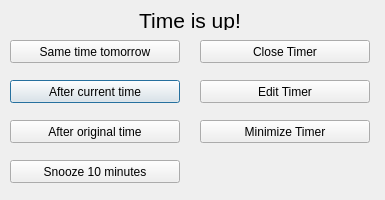
<?xml version="1.0" encoding="UTF-8"?>
<ui version="4.0">
 <class>TimeIsUpDialog</class>
 <widget class="QDialog" name="TimeIsUpDialog">
  <property name="geometry">
   <rect>
    <x>0</x>
    <y>0</y>
    <width>385</width>
    <height>200</height>
   </rect>
  </property>
  <property name="windowTitle">
   <string>Dialog</string>
  </property>
  <widget class="QLabel" name="label">
   <property name="geometry">
    <rect>
     <x>40</x>
     <y>10</y>
     <width>300</width>
     <height>20</height>
    </rect>
   </property>
   <property name="font">
    <font>
     <pointsize>16</pointsize>
    </font>
   </property>
   <property name="text">
    <string>Time is up!</string>
   </property>
   <property name="textFormat">
    <enum>Qt::AutoText</enum>
   </property>
   <property name="alignment">
    <set>Qt::AlignCenter</set>
   </property>
  </widget>
  <widget class="QPushButton" name="RestartAfterFinishedButton">
   <property name="geometry">
    <rect>
     <x>10</x>
     <y>120</y>
     <width>170</width>
     <height>23</height>
    </rect>
   </property>
   <property name="text">
    <string>After original time</string>
   </property>
  </widget>
  <widget class="QPushButton" name="RestartAfterCurrentTimeButton">
   <property name="geometry">
    <rect>
     <x>10</x>
     <y>80</y>
     <width>170</width>
     <height>23</height>
    </rect>
   </property>
   <property name="text">
    <string>After current time</string>
   </property>
   <property name="default">
    <bool>true</bool>
   </property>
  </widget>
  <widget class="QPushButton" name="CloseTimerButton">
   <property name="enabled">
    <bool>true</bool>
   </property>
   <property name="geometry">
    <rect>
     <x>200</x>
     <y>40</y>
     <width>170</width>
     <height>23</height>
    </rect>
   </property>
   <property name="text">
    <string>Close Timer</string>
   </property>
   <property name="flat">
    <bool>false</bool>
   </property>
  </widget>
  <widget class="QPushButton" name="MinimizeTimerButton">
   <property name="enabled">
    <bool>true</bool>
   </property>
   <property name="geometry">
    <rect>
     <x>200</x>
     <y>120</y>
     <width>170</width>
     <height>23</height>
    </rect>
   </property>
   <property name="text">
    <string>Minimize Timer</string>
   </property>
  </widget>
  <widget class="QPushButton" name="RestartNextDayButton">
   <property name="geometry">
    <rect>
     <x>10</x>
     <y>40</y>
     <width>170</width>
     <height>23</height>
    </rect>
   </property>
   <property name="text">
    <string>Same time tomorrow</string>
   </property>
  </widget>
  <widget class="QPushButton" name="EditTimerButton">
   <property name="enabled">
    <bool>true</bool>
   </property>
   <property name="geometry">
    <rect>
     <x>200</x>
     <y>80</y>
     <width>170</width>
     <height>23</height>
    </rect>
   </property>
   <property name="text">
    <string>Edit Timer</string>
   </property>
  </widget>
  <widget class="QPushButton" name="Snooze">
   <property name="geometry">
    <rect>
     <x>10</x>
     <y>160</y>
     <width>170</width>
     <height>23</height>
    </rect>
   </property>
   <property name="text">
    <string>Snooze 10 minutes</string>
   </property>
  </widget>
 </widget>
 <tabstops>
  <tabstop>RestartNextDayButton</tabstop>
  <tabstop>CloseTimerButton</tabstop>
  <tabstop>RestartAfterCurrentTimeButton</tabstop>
  <tabstop>EditTimerButton</tabstop>
  <tabstop>RestartAfterFinishedButton</tabstop>
  <tabstop>MinimizeTimerButton</tabstop>
 </tabstops>
 <resources/>
 <connections/>
</ui>
